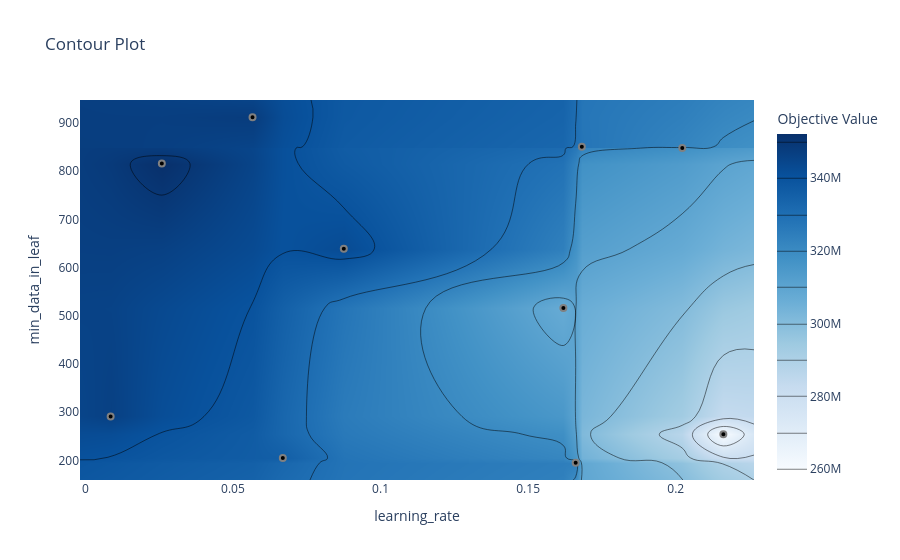

The code cell stored with this chart in its notebook:
### Code cell
plot_contour(study, params=['learning_rate','min_data_in_leaf'] )

### Figure 1 — Plotly figure (JSON) as saved in the notebook; plotly's stock layout.template omitted (floating-point values rounded to 4 significant figures; data arrays with more than 128 entries replaced by an {"elided": "..."} marker saying what was removed)
{"data": [{"colorbar": {"title": {"text": "Objective Value"}}, "colorscale": [[0, "rgb(247,251,255)"], [0.125, "rgb(222,235,247)"], [0.25, "rgb(198,219,239)"], [0.375, "rgb(158,202,225)"], [0.5, "rgb(107,174,214)"], [0.625, "rgb(66,146,198)"], [0.75, "rgb(33,113,181)"], [0.875, "rgb(8,81,156)"], [1, "rgb(8,48,107)"]], "connectgaps": true, "contours": {"coloring": "heatmap"}, "hoverinfo": "none", "line": {"smoothing": 1.3}, "reversescale": false, "type": "contour", "x": [-0.001801, 0.008577, 0.02591, 0.05664, 0.0669, 0.08756, 0.1619, 0.1661, 0.1682, 0.2022, 0.2161, 0.2265], "y": [159.2, 195, 205, 254, 291, 516, 639, 816, 848, 851, 912, 947.9], "z": {"elided": "12x12 float values"}}, {"marker": {"color": "black", "line": {"color": "Gray", "width": 2}}, "mode": "markers", "name": "Feasible Trial", "showlegend": false, "type": "scatter", "x": [0.05664, 0.2161, 0.0669, 0.2022, 0.02591, 0.1661, 0.08756, 0.1682, 0.1619, 0.008577], "y": [912, 254, 205, 848, 816, 195, 639, 851, 516, 291]}, {"marker": {"color": "#cccccc", "line": {"color": "Gray", "width": 2}}, "mode": "markers", "name": "Infeasible Trial", "showlegend": false, "type": "scatter", "x": [], "y": []}], "layout": {"title": {"text": "Contour Plot"}, "xaxis": {"range": [-0.001801, 0.2265], "title": {"text": "learning_rate"}}, "yaxis": {"range": [159.2, 947.9], "title": {"text": "min_data_in_leaf"}}}}
